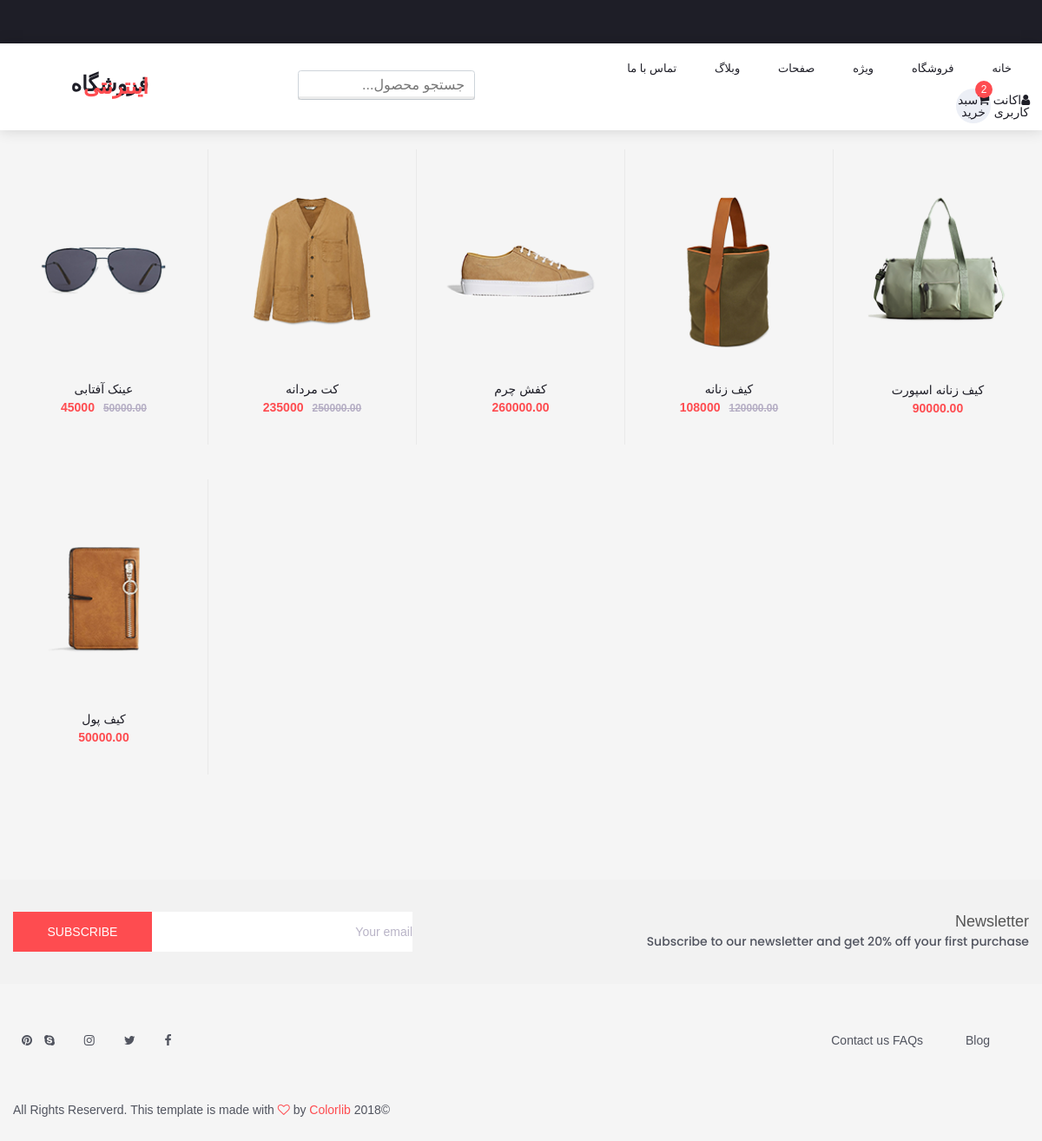
The app's page /prj/product/shop/ with its own data.
### projectapp/models.py (models this page shows, shortened)
class Product(models.Model):
    category = models.ForeignKey(Category, related_name='products', on_delete=models.CASCADE,default=None)
    name = models.CharField(max_length=100, db_index=True)
    slug = models.SlugField(max_length=100, db_index=True)
    description = models.TextField(blank=True)
    price = models.DecimalField(max_digits=10, decimal_places=2)
    discount = models.CharField(max_length=4,default=0)
    price_discount = models.CharField(max_length=20,default=0)
    created_at = models.DateTimeField(auto_now_add=True)
    updated_at = models.DateTimeField(auto_now=True)
    image = models.FileField(upload_to = 'media', blank=True,null=True)
    class Meta:
        ordering = ('name', )
        index_together = (('id', 'slug'),)

### projectapp/views.py (the view)
# urls.py: path('product/shop/', shop, name='shop'),
def shop(request):
    obj=Product.objects.all()
    return render(request,'shopping.html',{'obj':obj})

### projectapp/templates/shopping.html (shortened to what this page needs)
{% extends 'base.html' %}
{% load static %}
{% load bootstrap4 %}
{% block content %}
    <div class="row">
				<div class="col">
					<div class="product-grid" data-isotope='{ "itemSelector": ".product-item", "layoutMode": "fitRows" }'>
                       {% for object in obj %}
                       <div class="product-item men">
							<div class="product discount product_filter">
								<div class="product_image">
									<img src="{{ MEDIA_URL }}/{{ object.image }}" alt="" name="{{ object.name }}">
								</div>
								<div class="product_info">
									<h6 class="product_name"><a href="single.html">{{ object.name }}</a></h6>
									<div class="product_price">
                                        {% if object.discount != '0' %}
                                           {{ object.price_discount }}<span>{{ object.price }}</span>
                                        {% else %}
                                           {{ object.price }}
                                        {% endif %}
                                    </div>
								</div>
							</div>
						</div>
                       {% endfor %}
					</div>
				</div>
			</div>
{% endblock %}

### projectapp/static/styles/main_styles.css (style rules this page uses)
* { margin: 0; padding: 0; }
body { font-family: 'Poppins', sans-serif; font-size: 14px; line-height: 23px; font-weight: 400; background: #FFFFFF; color: #1e1e27; }
div { display: block; position: relative; -webkit-box-sizing: border-box; -moz-box-sizing: border-box; box-sizing: border-box; }
a, a:hover, a:visited, a:active, a:link { text-decoration: none; -webkit-font-smoothing: antialiased; -webkit-text-shadow: rgba(0,0,0,.01) 0 0 1px; text-shadow: rgba(0,0,0,.01) 0 0 1px; }
h6 { font-size: 14px; }
h1, h2, h3, h4, h5, h6 { color: #282828; -webkit-font-smoothing: antialiased; -webkit-text-shadow: rgba(0,0,0,.01) 0 0 1px; text-shadow: rgba(0,0,0,.01) 0 0 1px; }
.product-grid { width: 100%; margin-top: 57px; }
.product-item { width: 20%; height: 380px; cursor: pointer; }
.product-item::after { display: block; position: absolute; top: 0; left: -1px; width: calc(100% + 1px); height: 100%; pointer-events: none; content: ''; border: solid 2px rgba(235,235,235,0); border-radius: 3px; -webkit-transition: all 0.3s ease; -moz-transition: all 0.3s ease; -ms-transition: all 0.3s ease; -o-transition: all 0.3s ease; transition: all 0.3s ease; }
.product { width: 100%; height: 340px; border-right: solid 1px #e9e9e9; }
.product_image { width: 100%; }
.product_image img { width: 100%; }
.product_info { text-align: center; padding-left: 10px; padding-right: 10px; }
.product_name { margin-top: 27px; margin-bottom: 9px !important; }
.product_name a { color: #1e1e27; line-height: 20px; }
.discount .product_info .product_price { font-size: 14px; }
.product_price { font-size: 16px; color: #fe4c50; font-weight: 600; }
.product_price span { font-size: 12px; margin-left: 10px; color: #b5aec4; text-decoration: line-through; }

### records on screen
Product: image (picture), name "عینک آفتابی", price_discount "45000", price "50000.00"
Product: image (picture), name "کت مردانه", price_discount "235000", price "250000.00"
Product: image (picture), name "کفش چرم", price "260000.00"
Product: image (picture), name "کیف زنانه", price_discount "108000", price "120000.00"
Product: image (picture), name "کیف زنانه اسپورت", price "90000.00"
Product: image (picture), name "کیف پول", price "50000.00"
